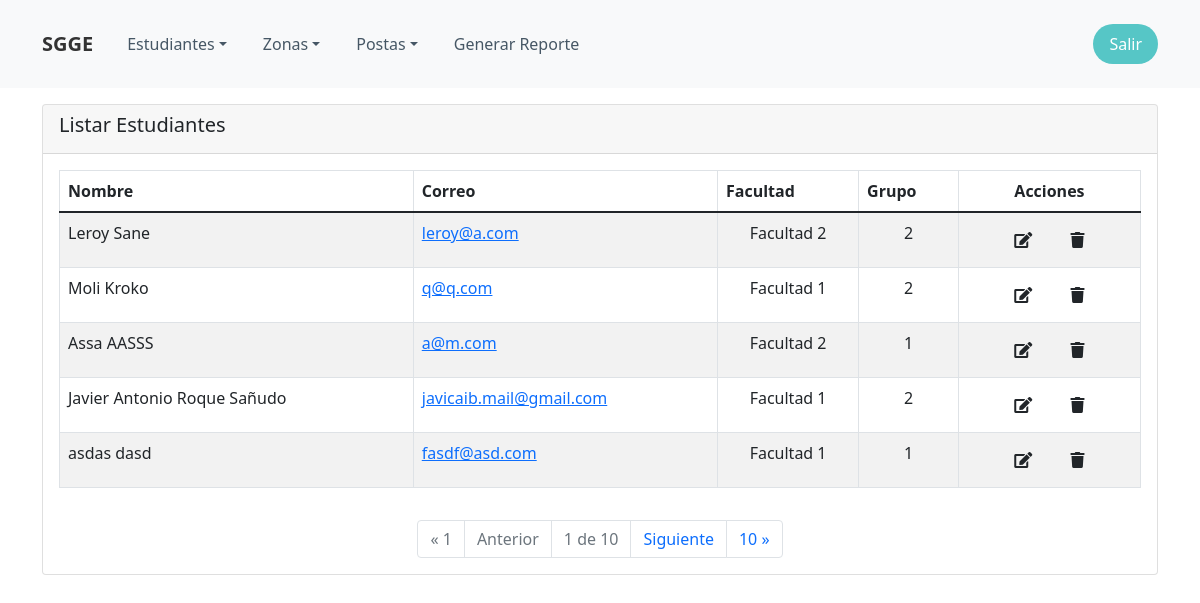
The page /listar_estudiantes (signed in) on the database as committed earlier.
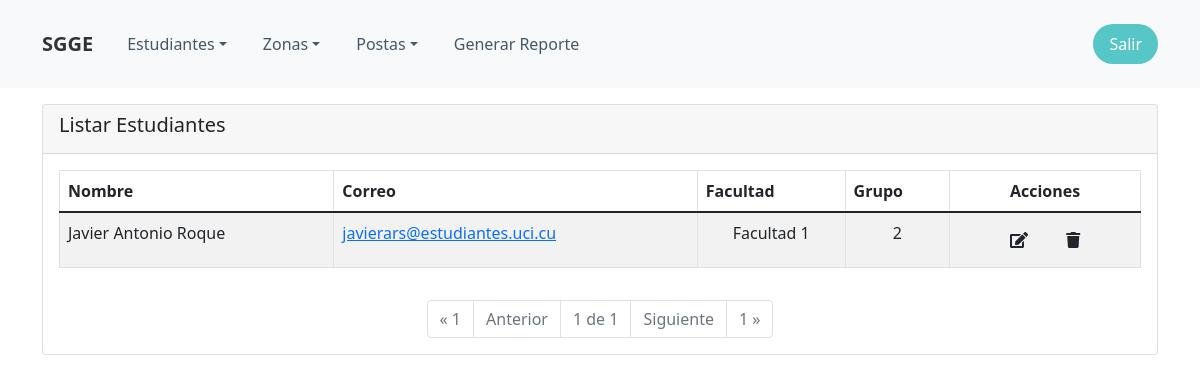
The same page on the database as committed later.
### App/Estudiante/models.py (models this page shows)
class Estudiante(User):
    facultad = models.IntegerField(choices=FAC_CHOICES)
    grupo = models.IntegerField(choices=GROUP_CHOICES)
    cambiar_pass = models.BooleanField(default=False)

### App/Estudiante/views.py (the view)
# urls.py: path('listar_estudiantes', listar_estudiantes, name='listar_Estudiantes'),
@login_required
@group_required('Admin')
def listar_estudiantes(request):
    estudiantes = Estudiante.objects.all()
    paginator = Paginator(estudiantes, 5)
    page_number = request.GET.get('page')
    page_obj = paginator.get_page(page_number)
    context = {
        'estudiantes': estudiantes,
        'page_obj': page_obj,
    }
    return render(request, 'listar.html', context)

### App/Seguridad/decorador.py (called while the page is built)
def group_required(*group_names):
    def check(user):
        if user.groups.filter(name__in=group_names).exists() | user.is_superuser:
            return True
        else:
            raise PermissionDenied(HttpResponseForbidden)
    return user_passes_test(check)

### templates/listar.html (shortened to what this page needs)
{% extends 'index.html' %}
{% block body %}
    <div class="container mt-3">
        <div class="card">
            <div class="card-header">
                <h5>Listar Estudiantes</h5>
            </div>
            <div class="card-body">
                {% if not page_obj %}
                    <p>No hay registros</p>
                {% else %}
                    <div class="table-responsive ">
                        <table class="table table-striped table-bordered">
                            <thead>
                            <tr>
                                <th>Nombre</th>
                                <th>Correo</th>
                                <th>Facultad</th>
                                <th>Grupo</th>
                                <th class="text-center">Acciones</th>
                            </tr>
                            </thead>
                            <tbody>
                            {% for e in page_obj %}
                                <tr>
                                    <td>{{ e.get_full_name }}
                                    </td>
                                    <td>
                                        <a href="mailto:{{ e.email }}">{{ e.email }}</a>
                                    </td>
                                    <td class="text-center">Facultad {{ e.facultad }}</td>
                                    <td class="text-center">{{ e.grupo }}</td>
                                    <td class="text-center">
                                        <a class="mx-1 btn" href="{% url 'edit_estudiante' e.id %}"><i class="fa fa-edit"></i></a>
                                        <a class="mx-1 btn" href="{% url 'del_estudiante' e.id %}"><i
                                                class="fa fa-trash"></i></a>
                                    </td>
                                </tr>
                            {% endfor %}
                            </tbody>
                        </table>
                    </div>
                    </div>
                    <nav aria-label="Page navigation example">
                        <ul class="pagination justify-content-center">
                            {% if not page_obj.has_previous %}
                                <li class="page-item disabled"><a class="page-link " disabled href="?page=1">&laquo;
                                    1</a></li>
                                <li class="page-item disabled"><a class="page-link">Anterior</a></li>
                            {% endif %}
                            <li class="page-item disabled"><a class="page-link disabled">{{ page_obj.number }}
                                de {{ page_obj.paginator.num_pages }}</a></li>
                            {% if page_obj.has_next %}
                                <li class="page-item"><a class="page-link"
                                                         href="?page={{ page_obj.next_page_number }}">Siguiente</a></li>
                                <li class="page-item"><a class="page-link"
                                                         href="?page={{ page_obj.paginator.num_pages }}">{{ page_obj.paginator.num_pages }}
                                    &raquo;</a></li>
                            {% endif %}
                            {% if not page_obj.has_next %}
                                <li class="page-item disabled"><a class="page-link">Siguiente</a></li>
                                <li class="page-item disabled"><a class="page-link"
                                                                  href="?page={{ page_obj.paginator.num_pages }}">{{ page_obj.paginator.num_pages }}
                                    &raquo;</a></li>
                            {% endif %}
                        </ul>
                    </nav>
                {% endif %}
        </div>
    </div>
{% endblock body %}

Rows that differ between the two databases and show on the page:
removed Estudiante: get_full_name "Leroy Sane", email "leroy@a.com", facultad "2", grupo "2"
removed Estudiante: get_full_name "Moli Kroko", email "q@q.com", facultad "1", grupo "2"
removed Estudiante: get_full_name "Assa AASSS", email "a@m.com", facultad "2", grupo "1"
removed Estudiante: get_full_name "Javier Antonio Roque Sañudo", email "javicaib.mail@gmail.com", facultad "1", grupo "2"
removed Estudiante: get_full_name "asdas dasd", email "fasdf@asd.com", facultad "1", grupo "1"
added Estudiante: get_full_name "Javier Antonio Roque", email "javierars@estudiantes.uci.cu", facultad "1", grupo "2"
Other text that changed with them:
{{ page_obj.paginator.num_pages }}: "10" → "1"
{{ page_obj.paginator.num_pages }}: (not shown) → "1"
{{ page_obj.paginator.num_pages }}: "10" → (not shown)
